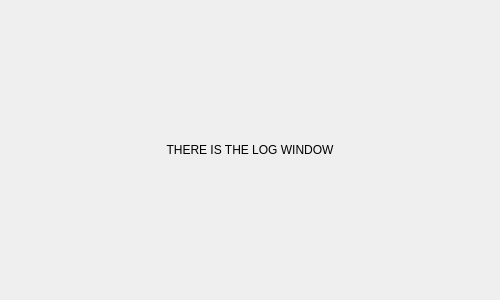
<?xml version="1.0" encoding="UTF-8"?>
<ui version="4.0">
 <class>MainWindow</class>
 <widget class="QMainWindow" name="MainWindow">
  <property name="geometry">
   <rect>
    <x>0</x>
    <y>0</y>
    <width>500</width>
    <height>300</height>
   </rect>
  </property>
  <property name="sizePolicy">
   <sizepolicy hsizetype="Fixed" vsizetype="Fixed">
    <horstretch>0</horstretch>
    <verstretch>0</verstretch>
   </sizepolicy>
  </property>
  <property name="maximumSize">
   <size>
    <width>500</width>
    <height>300</height>
   </size>
  </property>
  <property name="windowTitle">
   <string>MainWindow</string>
  </property>
  <widget class="QWidget" name="centralwidget">
   <layout class="QVBoxLayout" name="verticalLayout">
    <item>
     <widget class="QLabel" name="label_2">
      <property name="styleSheet">
       <string notr="true">font: 26pt &quot;Standard Symbols L&quot;;</string>
      </property>
      <property name="text">
       <string>THERE IS THE LOG WINDOW</string>
      </property>
      <property name="alignment">
       <set>Qt::AlignCenter</set>
      </property>
     </widget>
    </item>
   </layout>
  </widget>
 </widget>
 <resources/>
 <connections/>
</ui>
